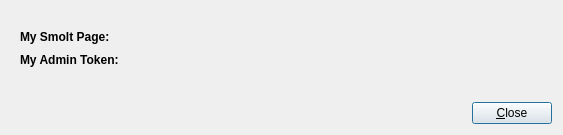
<?xml version="1.0" encoding="UTF-8"?>
<ui version="4.0">
 <class>infoDialog</class>
 <widget class="QDialog" name="infoDialog">
  <property name="windowModality">
   <enum>Qt::WindowModal</enum>
  </property>
  <property name="geometry">
   <rect>
    <x>0</x>
    <y>0</y>
    <width>563</width>
    <height>135</height>
   </rect>
  </property>
  <property name="sizePolicy">
   <sizepolicy hsizetype="Preferred" vsizetype="Preferred">
    <horstretch>0</horstretch>
    <verstretch>0</verstretch>
   </sizepolicy>
  </property>
  <property name="maximumSize">
   <size>
    <width>16777215</width>
    <height>135</height>
   </size>
  </property>
  <property name="windowTitle">
   <string>My Smolt Info</string>
  </property>
  <property name="windowIcon">
   <iconset>
    <normaloff>../icons/smolt-icon-48.png</normaloff>../icons/smolt-icon-48.png</iconset>
  </property>
  <layout class="QVBoxLayout" name="verticalLayout_3">
   <item>
    <spacer name="verticalSpacer">
     <property name="orientation">
      <enum>Qt::Vertical</enum>
     </property>
     <property name="sizeType">
      <enum>QSizePolicy::Fixed</enum>
     </property>
     <property name="sizeHint" stdset="0">
      <size>
       <width>20</width>
       <height>10</height>
      </size>
     </property>
    </spacer>
   </item>
   <item>
    <widget class="QStackedWidget" name="stackedWidget">
     <property name="currentIndex">
      <number>0</number>
     </property>
     <widget class="QWidget" name="infoPage">
      <layout class="QVBoxLayout" name="verticalLayout_2">
       <item>
        <layout class="QHBoxLayout" name="horizontalLayout">
         <item>
          <widget class="QLabel" name="urlLabel">
           <property name="font">
            <font>
             <weight>75</weight>
             <bold>true</bold>
            </font>
           </property>
           <property name="text">
            <string>My Smolt Page: </string>
           </property>
          </widget>
         </item>
         <item>
          <widget class="QLabel" name="directUrlLabel">
           <property name="text">
            <string/>
           </property>
          </widget>
         </item>
        </layout>
       </item>
       <item>
        <layout class="QHBoxLayout" name="horizontalLayout_2">
         <item>
          <widget class="QLabel" name="adminLabel">
           <property name="font">
            <font>
             <weight>75</weight>
             <bold>true</bold>
            </font>
           </property>
           <property name="text">
            <string>My Admin Token:  </string>
           </property>
          </widget>
         </item>
         <item>
          <widget class="QLabel" name="Kadmin">
           <property name="text">
            <string/>
           </property>
           <property name="textInteractionFlags">
            <set>Qt::TextBrowserInteraction</set>
           </property>
          </widget>
         </item>
         <item>
          <spacer name="horizontalSpacer_2">
           <property name="orientation">
            <enum>Qt::Horizontal</enum>
           </property>
           <property name="sizeHint" stdset="0">
            <size>
             <width>40</width>
             <height>20</height>
            </size>
           </property>
          </spacer>
         </item>
        </layout>
       </item>
      </layout>
     </widget>
     <widget class="QWidget" name="noProfilePage">
      <layout class="QGridLayout" name="gridLayout">
       <item row="0" column="0">
        <layout class="QHBoxLayout" name="horizontalLayout_4">
         <item>
          <spacer name="horizontalSpacer_3">
           <property name="orientation">
            <enum>Qt::Horizontal</enum>
           </property>
           <property name="sizeHint" stdset="0">
            <size>
             <width>40</width>
             <height>20</height>
            </size>
           </property>
          </spacer>
         </item>
         <item>
          <widget class="QLabel" name="nonProfileLabel">
           <property name="font">
            <font>
             <weight>75</weight>
             <bold>true</bold>
            </font>
           </property>
           <property name="text">
            <string>First, you should send your profile, then you can see your link and token.</string>
           </property>
          </widget>
         </item>
         <item>
          <spacer name="horizontalSpacer_4">
           <property name="orientation">
            <enum>Qt::Horizontal</enum>
           </property>
           <property name="sizeHint" stdset="0">
            <size>
             <width>40</width>
             <height>20</height>
            </size>
           </property>
          </spacer>
         </item>
        </layout>
       </item>
      </layout>
     </widget>
    </widget>
   </item>
   <item>
    <layout class="QHBoxLayout" name="horizontalLayout_3">
     <item>
      <spacer name="horizontalSpacer">
       <property name="orientation">
        <enum>Qt::Horizontal</enum>
       </property>
       <property name="sizeHint" stdset="0">
        <size>
         <width>40</width>
         <height>20</height>
        </size>
       </property>
      </spacer>
     </item>
     <item>
      <layout class="QVBoxLayout" name="verticalLayout">
       <item>
        <spacer name="verticalSpacer_2">
         <property name="orientation">
          <enum>Qt::Vertical</enum>
         </property>
         <property name="sizeHint" stdset="0">
          <size>
           <width>20</width>
           <height>18</height>
          </size>
         </property>
        </spacer>
       </item>
       <item>
        <widget class="QPushButton" name="closeButton">
         <property name="text">
          <string>&amp;Close</string>
         </property>
        </widget>
       </item>
      </layout>
     </item>
    </layout>
   </item>
  </layout>
 </widget>
 <resources/>
 <connections/>
</ui>
